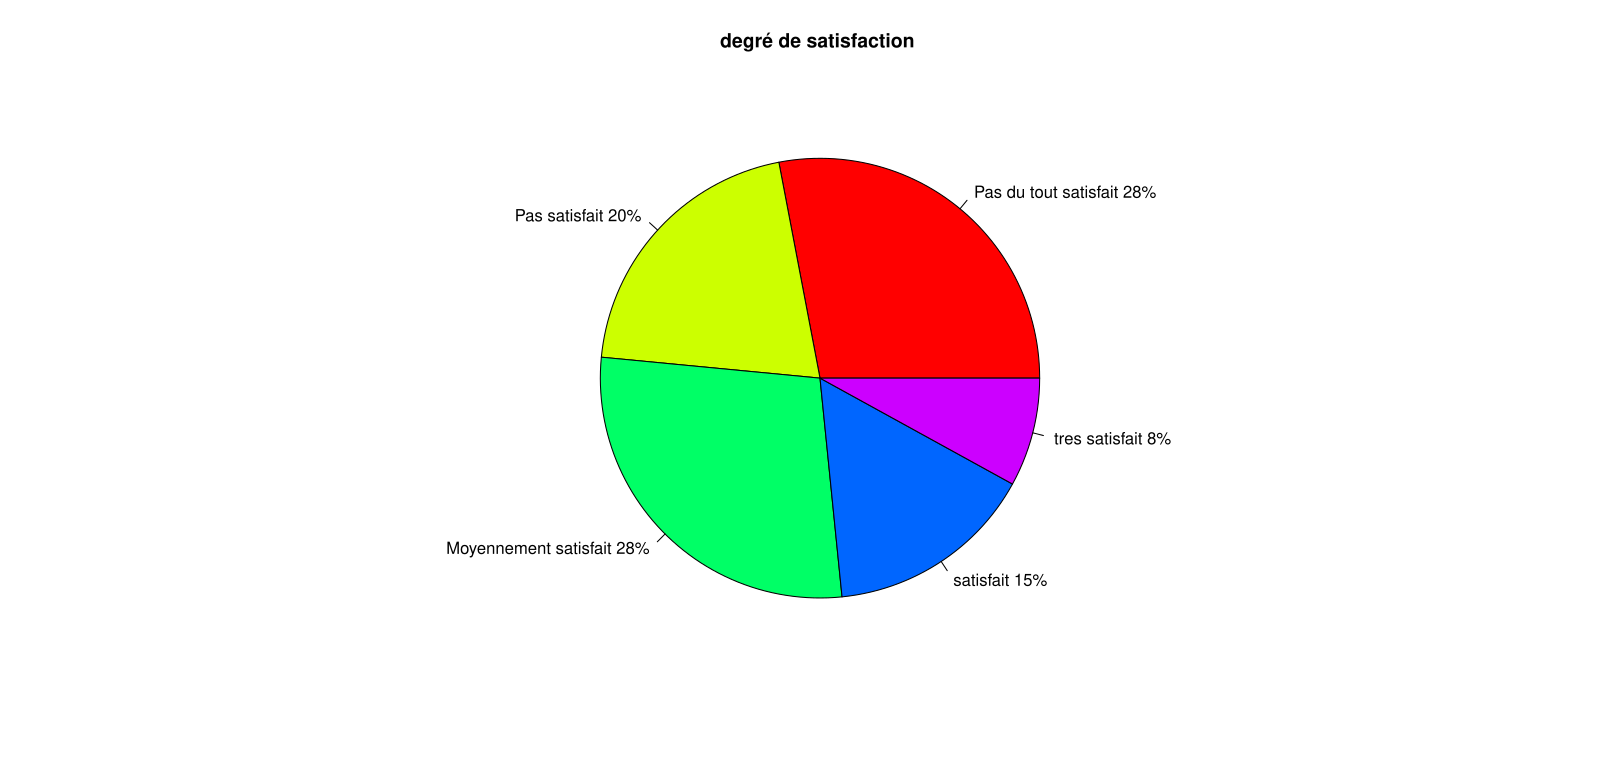

Recreate this plot in R.

> n_clients<-c(700,512,703,385,200)
> satisfaction<-c("Pas du tout satisfait","Pas satisfait","Moyennement satisfait","satisfait","tres satisfait")
> pct<-round(n_clients/sum(n_clients)*100)
> satisfaction<-paste(satisfaction,pct)
> satisfaction<-paste(satisfaction,"%",sep="")
> pie(n_clients,labels=satisfaction, col=rainbow(length(satisfaction)), main="degré de satisfaction ")
